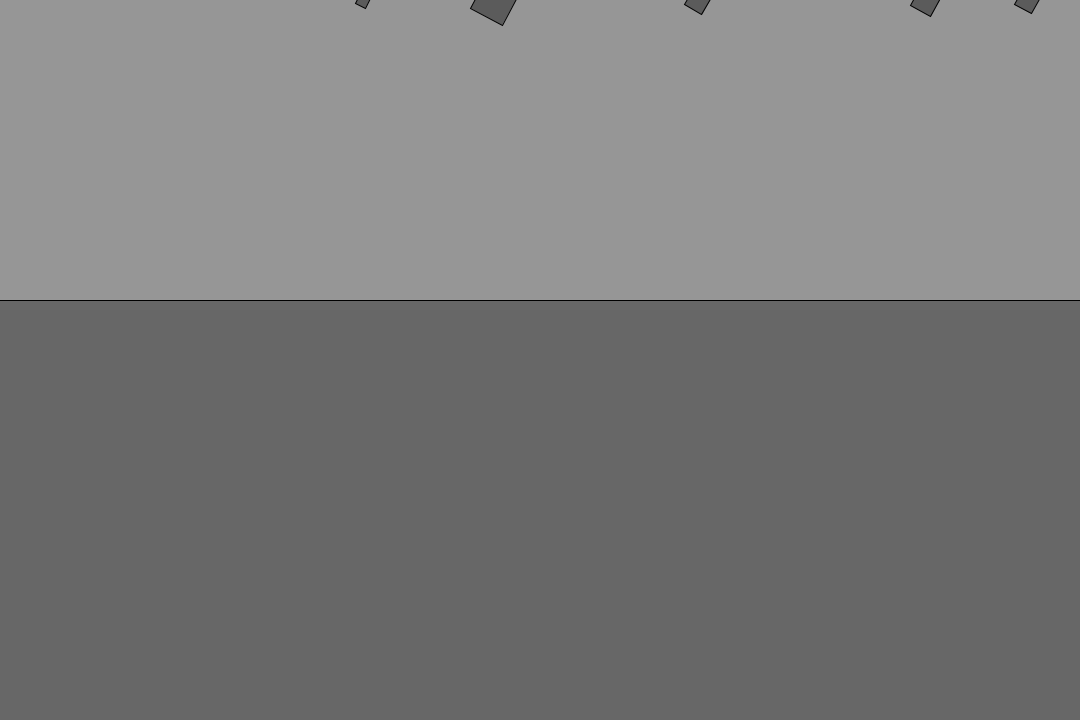
Frame 1 (no input)
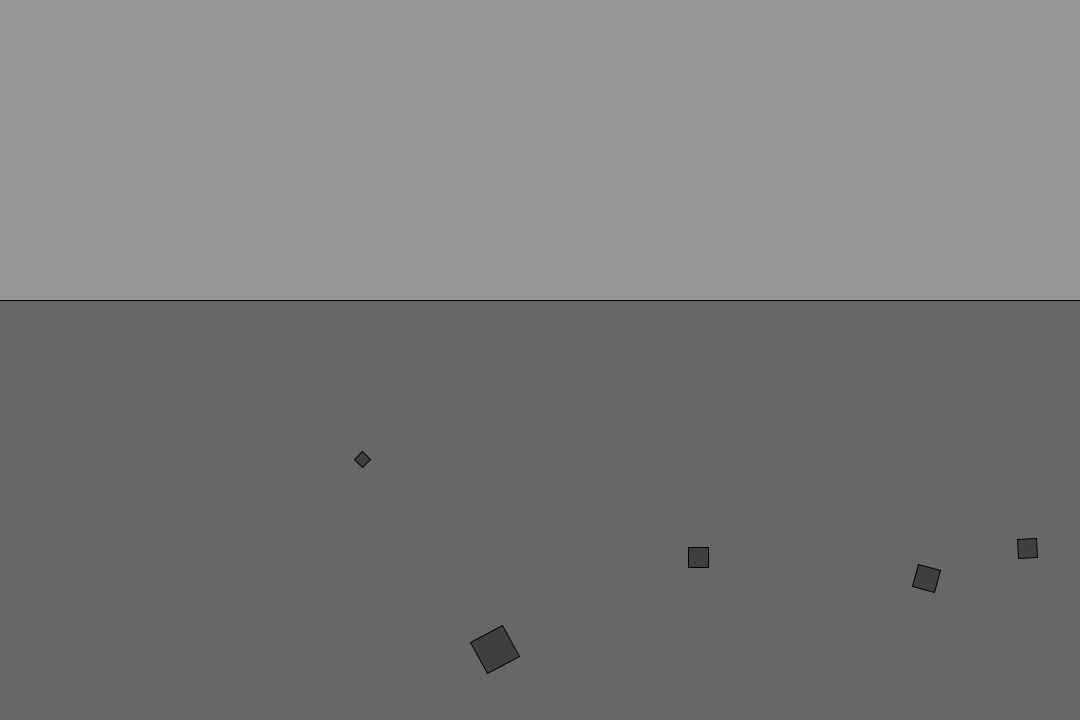
Frame 60 (the mouse pressed at the canvas centre just before this capture)
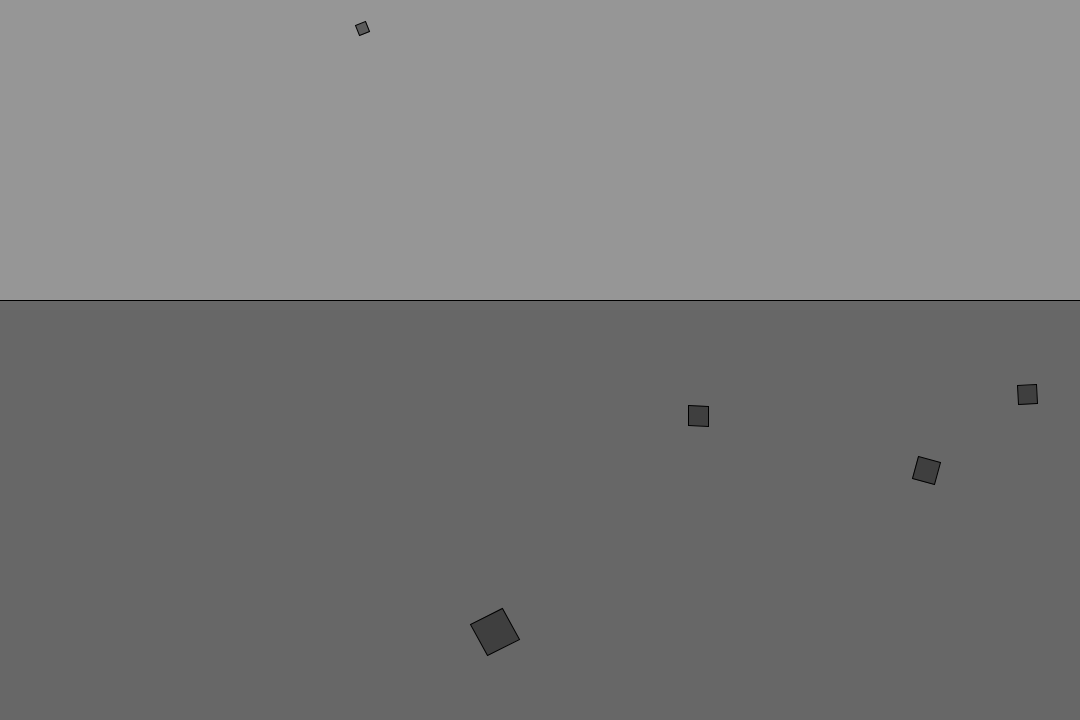
Frame 120 (the mouse held since frame 60 and released just before this capture)

The Processing sketch that drew these frames (run headless with seeded random() and noise(); from frame 60 on, the mouse is pressed at the canvas centre):

// Processing sketch: angularMotion
// ── angularMotion.pde
Mover[] b;
PVector f;
void setup()
{
  b = new Mover[5];
  size(1080, 720);
  for (int i = 0; i < 5; i++)
    b[i] = new Mover();
}
void draw()
{
  background(150);
  stroke(0);
  fill(30,100);
  rect(-1,300,width+1,height);
  rectMode(CENTER);
  fill(0,100);
  for (Mover b : b)
  {
      f = new PVector(0, 1);
      f.mult(b.m);
      b.applyForce(f);
      if (b.loc.y > 300 && b.loc.y < height)
      {
        f = b.velo.get();
        f.normalize();
        float speed = b.velo.mag();
        f.mult(-0.025*speed*speed);
        b.applyForce(f);
      }
      pushMatrix();
      rectMode(CENTER);
      b.display();
      rectMode(CORNER);
      popMatrix();
  }
}
// ── Mover.pde
class Mover
{
  PVector loc, acce, velo;
  float m;
  Mover()
  {
    loc = new PVector(random(width), 0);
    acce = new PVector(0, 0);
    velo = new PVector(0, 0);
    m = random(0.3,3);
  }
  void update()
  {
    velo.add(acce);
    loc.add(velo);
    acce.mult(0);
  }
  void applyForce(PVector f)
  {
    f.div(m);
    acce.add(f);
  }
  void display()
  {
    update();
    edges();
    translate(loc.x,loc.y);
    rotate(velo.y/2);
    rect(0,0,m*20,m*20);
  }
  void edges()
  {
    if(loc.x < 0 || loc.x > width )
    {
      loc.x = ((loc.x < 0)?0:width);
      velo.x *= -1;
    }
    if(loc.y < 0 || loc.y > height )
    {
      loc.y = ((loc.y < 0)?0:0);
    }
  }
}
